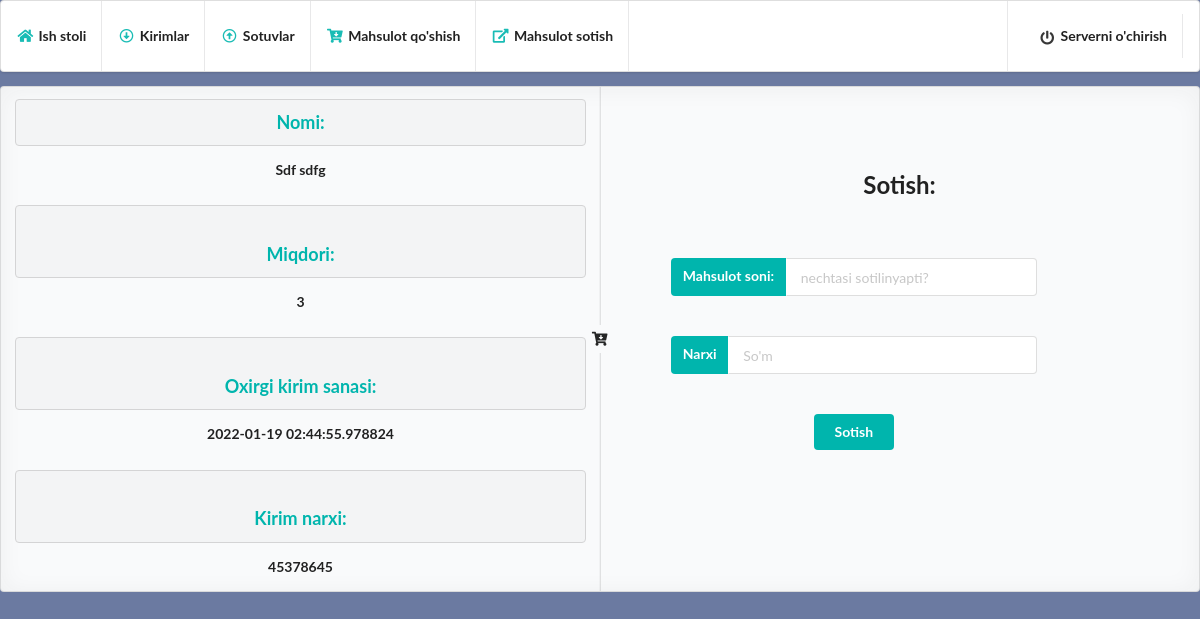
The page /items/3 on the database as committed earlier.
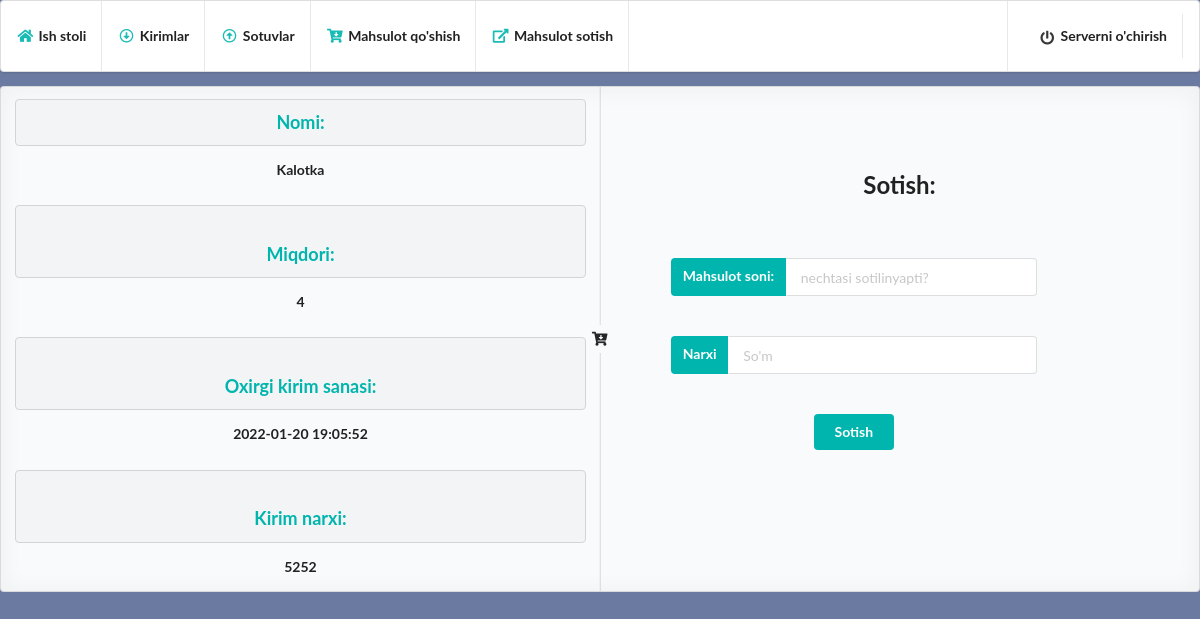
The same page on the database as committed later.
### modules.py (models this page shows, shortened)
class inheritedClassName(db.Model):
    __abstract__ = True
    def format(self):
        return self.__dict__

@dataclass
class Items(inheritedClassName):
    id: int
    name: String
    count: int
    in_time: DateTime
    in_price: Integer
    __tablename__ = "items"
    id = Column(Integer, primary_key=True)
    name = Column(String, nullable=False)
    count = Column(Integer, default=0)
    in_time = Column(DateTime)
    in_price = Column(Integer)

### main.py (the view, shortened to what this page needs)
@app.route('/items/<int:id>', methods=['GET', 'POST'])
def items_id(id):
    item_query = Items.query.filter(Items.id==id).first()
    item = item_query.format()
    return render_template('saling.html', item=item)

### templates/saling.html (shortened to what this page needs)
<!DOCTYPE html>
<html lang="en">
<head>
    <link rel="stylesheet" href="{{ url_for('static', filename='semantic-ui/semantic.min.css') }}">
</head>
<body style="background-color: #6B7AA1;">
  <div class="ui pointing menu teal">
    <a href="/dashboard" class="item">
        <i class="home icon teal"></i>
        <b>Ish stoli</b>
    </a>
    <a href="/imports/1" class="item">
        <i class="arrow alternate circle down outline icon teal"></i>
        <b>Kirimlar</b>
    </a>
    <a href="/sales/1" class="item">
        <i class="arrow alternate circle up outline icon teal"></i>
        <b>Sotuvlar</b>
    </a>
    <a href="/add_item" class="item">
        <i class="cart arrow down icon teal"></i>
        <b>Mahsulot qo'shish</b>
    </a>
    <a href="/items" class="item">
        <i class="external alternate icon teal"></i>
        <b>Mahsulot sotish</b>
    </a>
    <div class="right menu">
      <div class="item">
          <a href="/stop" class="item">
              <i class="power off icon"></i>
              <b>Serverni o'chirish</b>
          </a>
      </div>
  </div>
  </div>
        <div class="ui placeholder segment">
          <div class="ui two column stackable center aligned grid">
            <div class="ui vertical divider"><i class="cart arrow down icon"></i></div>
            <div class="middle aligned row">
              <div class="column">
                <h3 class="ui header block teal">Nomi:</h3>
                <b>{{ item.name }}</b>
                <h3 class="ui header block teal">Miqdori:</h3>
                <b>{{ item.count }}</b>
                <h3 class="ui header block teal">Oxirgi kirim sanasi:</h3>
                <b>{{ item.in_time }}</b>
                <h3 class="ui header block teal">Kirim narxi:</h3>
                <b>{{ item.in_price }}</b>
              </div>
              <div class="column">
                  <h2 class="header">Sotish:</h2>
                  <form action="{{ '/items/%s'%item.id|urlencode }}" method="post" style="margin: 10%;">
                    <div style="display: flex; flex-direction: column; width: 80%;" class="container">
                      <div class="ui labeled input">
                        <label class="ui label teal">Mahsulot soni:</label>
                        <input type="number" name="count" placeholder="nechtasi sotilinyapti?" min="1" max="{{ '%s'%item.count|urlencode }}" oninvalid="this.setCustomValidity('Buncha mahsulot omborda yo`q')" oninput="this.setCustomValidity('')">
                      </div>
                      <br>
                      <br>
                      <div class="ui labeled input">
                        <label for="amount" class="ui label teal">Narxi</label>
                        <input type="number" placeholder="So'm" name="out_price">
                      </div>
                      <br>
                      <br>
                        <button class="ui blue submit button teal" type="submit">Sotish</button>
                    </div>
                   </form>
              </div>
            </div>
          </div>
</div>
</body>
</html>

Rows that differ between the two databases and show on the page:
changed Items: name "Sdf sdfg" → "Kalotka"; in_price "45378645" → "5252"
Other text that changed with them:
{{ item.count }}: "3" → "4"
{{ item.in_time }}: "2022-01-19 02:44:55.978824" → "2022-01-20 19:05:52"
